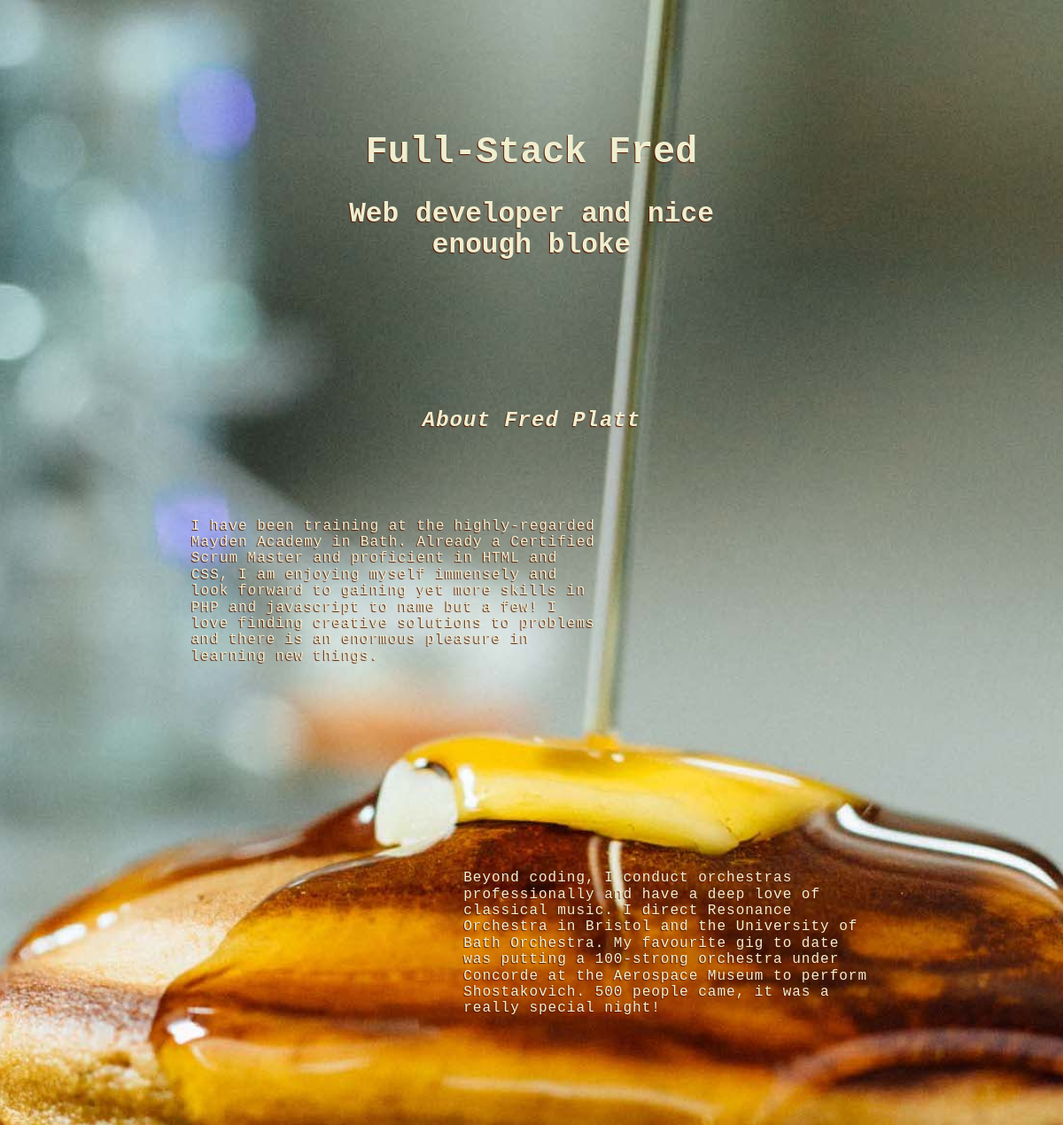
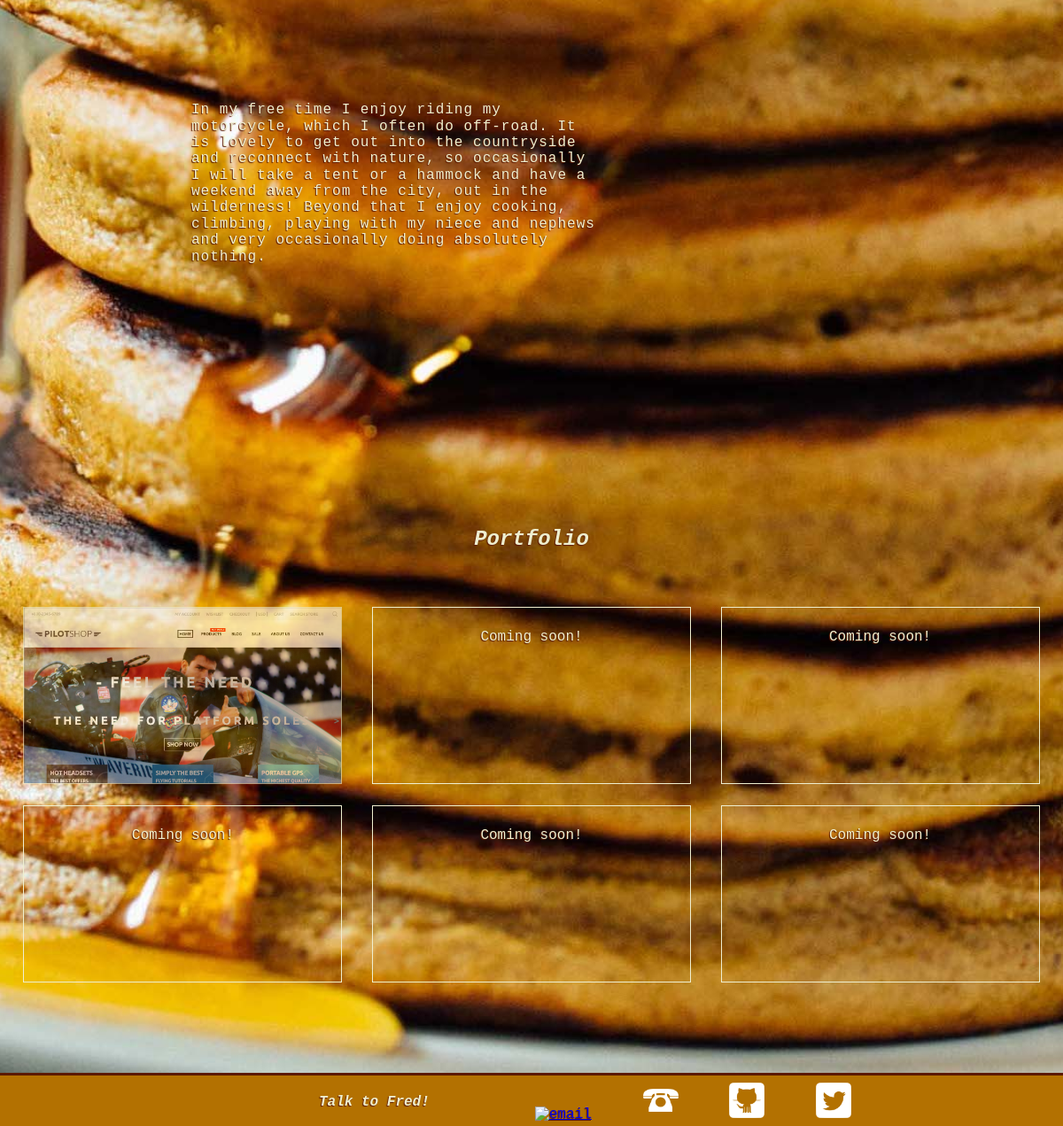
The page / on the database its author committed (2 pictures, top to bottom).
### tables this page shows
CREATE TABLE `about` (
  `id` int(11) unsigned NOT NULL AUTO_INCREMENT,
  `text` varchar(10000) NOT NULL DEFAULT '',
  `deleted` tinyint(1) NOT NULL DEFAULT '0',
  PRIMARY KEY (`id`)
);

### php/functions.php (the view, shortened to what this page needs)
<?php
function getAboutText(PDO $db) : array {
    $query = $db->prepare("SELECT `id`, `text` FROM `about` WHERE `deleted` = 0;");
    $query->execute();
    return $query->fetchAll();
}
function createParagraphs(array $getAboutText) : string {
    $result = '';
    foreach ($getAboutText as $aboutMeText) {
        if ($aboutMeText['id'] % 2 == 0){
        $result .= '<div class="textRight"><p>'. $aboutMeText['text'] .'</p></div>';
        } else {
            $result .= '<div class="textLeft"><p>'. $aboutMeText['text'] .'</p></div>';
        }
    }
    return $result;
}

### index.php (shortened to what this page needs)
<?php
require_once 'php/dbConnection.php';
require 'php/functions.php';
$db = getdbConnection();
$getAboutText = getAboutText($db);
$aboutMeText = createParagraphs($getAboutText);
?>
<!DOCTYPE html>
<html lang='en'>
<head>
    <link rel='stylesheet' type='text/css' href='css/normalize.css'>
    <link rel='stylesheet' type='text/css' href='css/styles.css'>
</head>
<body>
    <header>
        <h1 class="title">Full-Stack Fred</h1>
        <h2 class="title">Web developer and nice enough bloke</h2>
    </header>
    <main>
        <h2>About Fred Platt</h2>
        <?php echo $aboutMeText; ?>
    </main>
    <section>
        <h2>Portfolio</h2>
        <div class="pilot">Pilot Shop</div>
        <div class="preview">Coming soon!</div>
        <div class="preview">Coming soon!</div>
        <div class="preview">Coming soon!</div>
        <div class="preview">Coming soon!</div>
        <div class="preview">Coming soon!</div>
    </section>
    <footer>
        <h4>Talk to Fred!</h4>
        <a href="mailto:fred_platt@hotmail.com" class="contact"><img src="img/email.png" alt="email"></a>
        <a href="tel:+447757182517" class="contact"><img src="img/phone.png" alt="Phone"></a>
        <a href="https://github.com/fredplatt" target="_blank"><img src="img/github.png" alt="GitHub"></a>
        <a href="https://twitter.com/frederickplatt" target="_blank"><img src="img/twitter.png" alt="Twitter"></a>
    </footer>
</body>
</html>

### css/styles.css (style rules this page uses)
* { box-sizing: border-box }
body { font-family: 'Courier', monospace; color: #EFEFD0; background-image: url('../img/stack5.jpg'); background-position: center; background-size: cover; text-shadow: -1px 1px 1px #5B1901; }
header { padding: 10%; font-size: 1.3rem; }
.title { width: 50%; margin-left: auto; margin-right: auto; text-align: center; }
main { text-align: center; padding: 0 10% 5% 10%; letter-spacing: 1px; }
main h2 { margin-bottom: -20px; font-style: italic; }
.textLeft { position: relative; }
.textLeft>p { width: 60%; text-align: left; }
.textRight { position: relative; }
.textRight>p { float: right; width: 60%; text-align: left; }
main div { display: inline-block; margin: 0 10% 0 10%; }
p { font-size: 1rem; padding-top: 100px; padding-bottom: 100px; }
section { text-align: center; padding: 50px 0 150px 0; margin-top: 50px; }
section h2 { margin-bottom: 50px; font-style: italic; }
.preview, .pilot { border: 1px solid #EFEFD0; margin: 1%; padding: 2%; display: inline-block; width: 30%; height: 200px; }
.pilot { background-image: url("../img/pilot.png"); background-size: cover; color: transparent; text-shadow: 0 0 0; opacity: 0.6; }
footer { position: fixed; border-top: 3px solid #5B1901; height: 60px; width: 100%; bottom: 0; text-align: center; background-color: #B37101; }
h4 { float: left; margin-left: 30%; margin-right: -10%; font-style: italic; }
a { margin-left: 2%; margin-right: 2%; }
a img { height: 40px; margin-top: 8px; }

### rows shown on the page
about: text "I have been training at the highly-regarded Mayden Academy in Bath. Already a Certified Scrum Master and proficient in HTML and CSS, I am enjoying myself immensely and look forward to gaining yet more skills in PHP and javascript to name but a few! I love finding creative solutions to problems and there is an enormous pleasure in learning new things."
about: text "Beyond coding, I conduct orchestras professionally and have a deep love of classical music. I direct Resonance Orchestra in Bristol and the University of Bath Orchestra. My favourite gig to date was putting a 100-strong orchestra under Concorde at the Aerospace Museum to perform Shostakovich. 500 people came, it was a really special night!"
about: text "In my free time I enjoy riding my motorcycle, which I often do off-road. It is lovely to get out into the countryside and reconnect with nature, so occasionally I will take a tent or a hammock and have a weekend away from the city, out in the wilderness! Beyond that I enjoy cooking, climbing, playing with my niece and nephews and very occasionally doing absolutely nothing."
